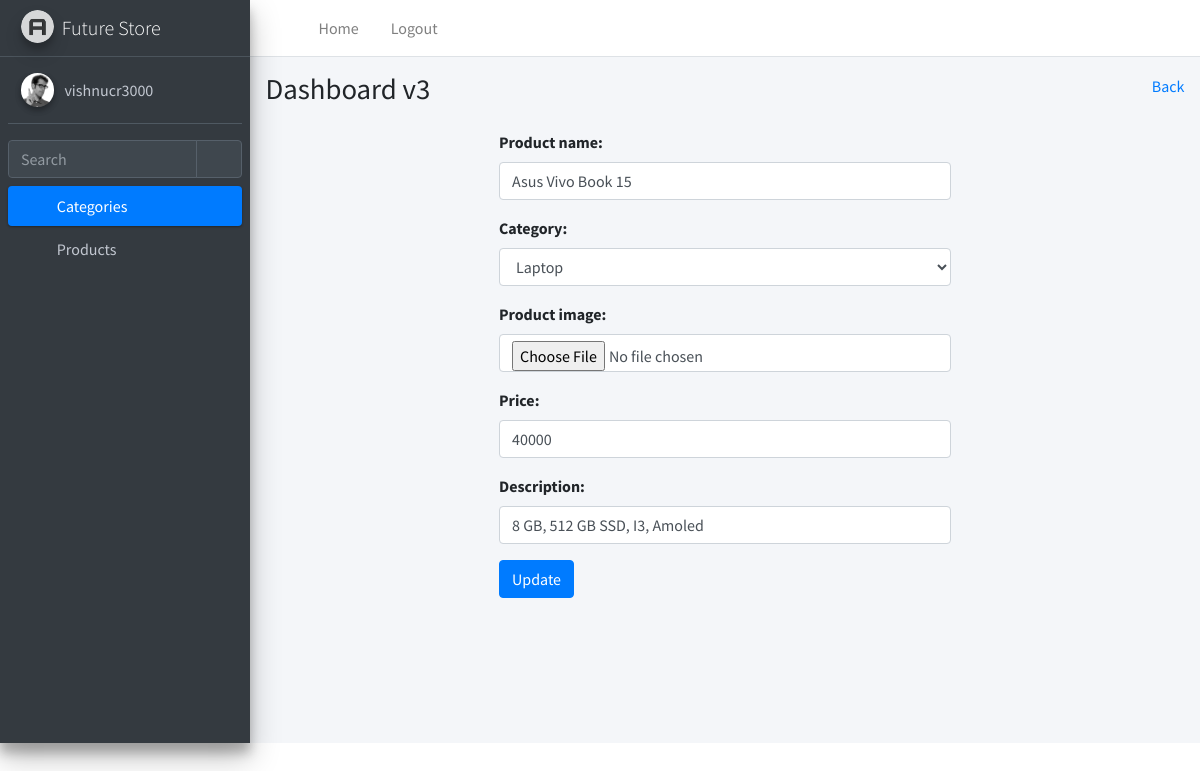
The page /storeadmin/products/edit/3/ (signed in) on the database its author committed.
### storeadmin/models.py (models this page shows, shortened)
class Products(models.Model):
    product_name=models.CharField(max_length=50)
    category=models.ForeignKey(Categories,on_delete=models.CASCADE,related_name='products')
    product_image=models.ImageField(upload_to="static/images/product_images",null=True)
    price=models.PositiveIntegerField()
    description=models.CharField(max_length=250,null=True)

### storeadmin/views.py (the view, shortened to what this page needs)
# urls.py: path("products/edit/<int:id>/", views.ProductEditView.as_view(), name="edit-product"),
@method_decorator(login_required, name="dispatch")
class ProductEditView(UpdateView):
    model = models.Products
    form_class = forms.ProductsForm
    template_name = "edit-products.html"
    context_object_name = "products"
    pk_url_kwarg = "id"

### storeadmin/forms.py
class ProductsForm(forms.ModelForm):
    class Meta:
        model=models.Products
        fields="__all__"
        widgets={
            "product_name":forms.TextInput(attrs={"class":"form-control"}),
            "category":forms.Select(attrs={"class":"form-control"}),
            "price":forms.TextInput(attrs={"class":"form-control"}),
            "description":forms.TextInput(attrs={"class":"form-control"}),
            "product_image":forms.FileInput(attrs={"class":"form-control"}),
        }

### storeadmin/context_processors.py (called while the page is built)
def get_user_name(request):
    return {"username":request.user}

### storeadmin/models.py (called while the page is built)
    def __str__(self):
        return self.category_name

### storeadmin/templates/edit-products.html (shortened to what this page needs)
{%extends 'layout.html'%}
{%block body_block%}
<div class="row">
    <div class="col-3"></div>
    <div class="col-6">
        <form action="" method="post">
            {{form.as_p}}
            <button type="submit" class="btn btn-primary">Update</button>
        </form>
    </div>
    <div class="col-3"></div>
</div>
{%endblock%}

### storeadmin/templates/layout.html (shortened to what this page needs)
<!DOCTYPE html>
{%load static%}
<html lang="en">
<head>
    <link rel="stylesheet" href="plugins/fontawesome-free/css/all.min.css">
    <link rel="stylesheet" href="https://code.ionicframework.com/ionicons/2.0.1/css/ionicons.min.css">
    <link rel="stylesheet" href="{%static 'dist/css/adminlte.min.css' url%}">
<link rel="stylesheet" href="https://cdn.jsdelivr.net/npm/bootstrap-icons@1.9.1/font/bootstrap-icons.css">
</head>
<body class="hold-transition sidebar-mini">
<div class="wrapper">
    <nav class="main-header navbar navbar-expand navbar-white navbar-light">
        <ul class="navbar-nav">
            <li class="nav-item">
                <a class="nav-link" data-widget="pushmenu" href="#" role="button"><i class="fas fa-bars"></i></a>
            </li>
            <li class="nav-item d-none d-sm-inline-block">
                <a href="{%url 'home'%}" class="nav-link">Home</a>
            </li>
            <li class="nav-item d-none d-sm-inline-block">
                <a href="{%url 'logout'%}" class="nav-link">Logout</a>
            </li>
        </ul>
        <ul class="navbar-nav ml-auto">
            <li class="nav-item">
                <a class="nav-link" data-widget="navbar-search" href="#" role="button">
                    <i class="fas fa-search"></i>
                </a>
            </li>
            <li class="nav-item dropdown">
                <a class="nav-link" data-toggle="dropdown" href="#">
                    <i class="far fa-comments"></i>
                </a>
            </li>
            <li class="nav-item dropdown">
                <a class="nav-link" data-toggle="dropdown" href="#">
                    <i class="far fa-bell"></i>
                </a>
            </li>
            <li class="nav-item">
                <a class="nav-link" data-widget="fullscreen" href="#" role="button">
                    <i class="fas fa-expand-arrows-alt"></i>
                </a>
            </li>
            <li class="nav-item">
                <a class="nav-link" data-widget="control-sidebar" data-slide="true" href="#" role="button">
                    <i class="fas fa-th-large"></i>
                </a>
            </li>
        </ul>
    </nav>
    <aside class="main-sidebar sidebar-dark-primary elevation-4">
        <a href="index3.html" class="brand-link">
            <img src="{%static 'dist/img/AdminLTELogo.png' url%}" alt="AdminLTE Logo"
                 class="brand-image img-circle elevation-3" style="opacity: .8">
            <span class="brand-text font-weight-light">Future Store</span>
        </a>
        <div class="sidebar">
            <div class="user-panel mt-3 pb-3 mb-3 d-flex">
                <div class="image">
                    <img src="{%static 'dist/img/user2-160x160.jpg' url%}" class="img-circle elevation-2"
                         alt="User Image">
                </div>
                <div class="info">
                    <a href="#" class="d-block">{{username}}</a>
                </div>
            </div>
            <div class="form-inline">
                <div class="input-group" data-widget="sidebar-search">
                    <input class="form-control form-control-sidebar" type="search" placeholder="Search"
                           aria-label="Search">
                    <div class="input-group-append">
                        <button class="btn btn-sidebar">
                            <i class="fas fa-search fa-fw"></i>
                        </button>
                    </div>
                </div>
            </div>
            <nav class="mt-2">
                <ul class="nav nav-pills nav-sidebar flex-column" data-widget="treeview" role="menu"
                    data-accordion="false">
                    <li class="nav-item">
                        <a href="#" class="nav-link active">
                            <i class="nav-icon fas fa-chart-pie"></i>
                            <p>
                                Categories
                                <i class="right fas fa-angle-left"></i>
                            </p>
                        </a>
                    </li>
                    <li class="nav-item">
                        <a href="#" class="nav-link">
                            <i class="nav-icon fas fa-tree"></i>
                            <p>
                                Products
                                <i class="fas fa-angle-left right"></i>
                            </p>
                        </a>
                    </li>
                </ul>
            </nav>
        </div>
    </aside>
    <div class="content-wrapper">
        <div class="content-header">
            <div class="container-fluid">
                <div class="row mb-2">
                    <div class="col-sm-6">
                        <h1 class="m-0">Dashboard v3</h1>
                    </div>
                    <div class="col-sm-6">
                        <ol class="breadcrumb float-sm-right">
                            <li class="breadcrumb-item"><a href="{%url 'home'%}">Back</a></li>
                        </ol>
                    </div>
                </div>
            </div>
        </div>
        <div class="content">
            <div class="container-fluid">
                {%block body_block%}
                {%endblock%}
            </div>
        </div>
    </div>
</div>
</body>
</html>

### rows shown on the page
Products: product_name "Asus Vivo Book 15", category "Laptop", price "40000", description "8 GB, 512 GB SSD, I3, Amoled"

### other values the page prints
{{ username }} "vishnucr3000"
